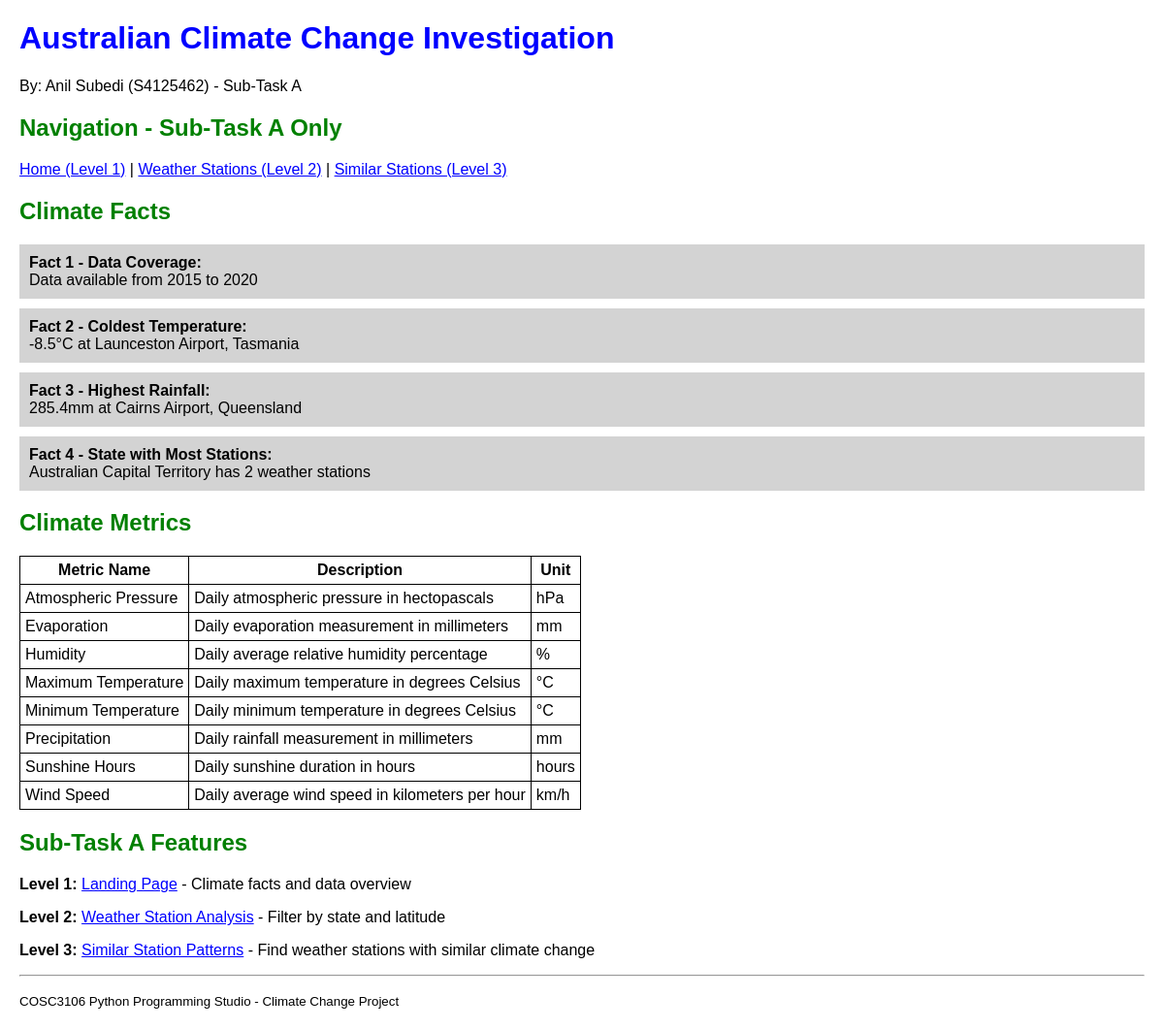
The page / on the database its author committed.
### tables this page shows
CREATE TABLE ClimateData (
    data_id INTEGER PRIMARY KEY AUTOINCREMENT,
    station_id INTEGER NOT NULL,
    metric_id INTEGER NOT NULL,
    date DATE NOT NULL,
    value DECIMAL(10,4),
    quality_flag VARCHAR(10) DEFAULT 'Y',
    FOREIGN KEY (station_id) REFERENCES WeatherStation(station_id),
    FOREIGN KEY (metric_id) REFERENCES ClimateMetric(metric_id)
);

CREATE TABLE WeatherStation (
    station_id INTEGER PRIMARY KEY,
    station_name VARCHAR(100) NOT NULL,
    latitude DECIMAL(8,6) NOT NULL,
    longitude DECIMAL(9,6) NOT NULL,
    state VARCHAR(50) NOT NULL,
    region VARCHAR(100),
    lga VARCHAR(100),
    elevation DECIMAL(6,2)
);

CREATE TABLE ClimateMetric (
    metric_id INTEGER PRIMARY KEY,
    metric_code VARCHAR(20) UNIQUE NOT NULL,
    metric_name VARCHAR(100) NOT NULL,
    description TEXT,
    unit VARCHAR(20)
);

### app.py (the view)
@app.route('/')
def landing_page():
    conn = get_db_connection()
    try:
        year_range = conn.execute('''
            SELECT MIN(dt.year) as first_year, MAX(dt.year) as last_year
            FROM DateTime dt
            JOIN ClimateData cd ON dt.date = cd.date
        ''').fetchone()
        lowest_temp = conn.execute('''
            SELECT ws.station_name, ws.state, cd.value as temperature
            FROM ClimateData cd
            JOIN WeatherStation ws ON cd.station_id = ws.station_id
            JOIN ClimateMetric cm ON cd.metric_id = cm.metric_id
            WHERE cm.metric_code = 'TMIN'
            ORDER BY cd.value ASC LIMIT 1
        ''').fetchone()
        highest_rainfall = conn.execute('''
            SELECT ws.station_name, ws.state, cd.value as rainfall
            FROM ClimateData cd
            JOIN WeatherStation ws ON cd.station_id = ws.station_id
            JOIN ClimateMetric cm ON cd.metric_id = cm.metric_id
            WHERE cm.metric_code = 'PRCP'
            ORDER BY cd.value DESC LIMIT 1
        ''').fetchone()
        most_stations = conn.execute('''
            SELECT state, COUNT(*) as station_count
            FROM WeatherStation GROUP BY state
            ORDER BY station_count DESC LIMIT 1
        ''').fetchone()
        attributes = conn.execute('''
            SELECT metric_name, description, unit FROM ClimateMetric
            ORDER BY metric_name
        ''').fetchall()
        conn.close()
        return render_template('landing.html',
                             year_range=year_range,
                             lowest_temp=lowest_temp,
                             highest_rainfall=highest_rainfall,
                             most_stations=most_stations,
                             attributes=attributes)
    except Exception as e:
        conn.close()
        return render_template('landing.html')

### app.py (called while the page is built)
def get_db_connection():
    conn = sqlite3.connect(DATABASE)
    conn.row_factory = sqlite3.Row
    return conn

### templates/landing.html (shortened to what this page needs)
<!DOCTYPE html>
<html>
<head>
</head>
<body>
    <h1>Australian Climate Change Investigation</h1>
    <p>By: Anil Subedi (S4125462) - Sub-Task A</p>
    <h2>Navigation - Sub-Task A Only</h2>
    <p>
        <a href="/">Home (Level 1)</a> |
        <a href="/weather-stations">Weather Stations (Level 2)</a> |
        <a href="/similar-stations">Similar Stations (Level 3)</a>
    </p>
    <h2>Climate Facts</h2>
    <div class="fact">
        <b>Fact 1 - Data Coverage:</b><br>
        {% if year_range %}
        Data available from {{ year_range.first_year }} to {{ year_range.last_year }}
        {% else %}
        Data available from 1970 to 2020 (50 years)
        {% endif %}
    </div>
    <div class="fact">
        <b>Fact 2 - Coldest Temperature:</b><br>
        {% if lowest_temp %}
        {{ lowest_temp.temperature }}°C at {{ lowest_temp.station_name }}, {{ lowest_temp.state }}
        {% else %}
        -2.5°C at Ballarat, Victoria
        {% endif %}
    </div>
    <div class="fact">
        <b>Fact 3 - Highest Rainfall:</b><br>
        {% if highest_rainfall %}
        {{ highest_rainfall.rainfall }}mm at {{ highest_rainfall.station_name }}, {{ highest_rainfall.state }}
        {% else %}
        156.8mm at Brisbane Airport, Queensland
        {% endif %}
    </div>
    <div class="fact">
        <b>Fact 4 - State with Most Stations:</b><br>
        {% if most_stations %}
        {{ most_stations.state }} has {{ most_stations.station_count }} weather stations
        {% else %}
        New South Wales has 3 weather stations
        {% endif %}
    </div>
    <h2>Climate Metrics</h2>
    <table>
        <tr>
            <th>Metric Name</th>
            <th>Description</th>
            <th>Unit</th>
        </tr>
        {% if attributes %}
        {% for attr in attributes %}
        <tr>
            <td>{{ attr.metric_name }}</td>
            <td>{{ attr.description }}</td>
            <td>{{ attr.unit }}</td>
        </tr>
        {% endfor %}
        {% endif %}
    </table>
    <h2>Sub-Task A Features</h2>
    <p><b>Level 1:</b> <a href="/">Landing Page</a> - Climate facts and data overview</p>
    <p><b>Level 2:</b> <a href="/weather-stations">Weather Station Analysis</a> - Filter by state and latitude</p>
    <p><b>Level 3:</b> <a href="/similar-stations">Similar Station Patterns</a> - Find weather stations with similar climate change</p>
    <hr>
    <p><small>COSC3106 Python Programming Studio - Climate Change Project</small></p>
</body>
</html>

### templates/landing.html (style rules this page uses)
body { font-family: Arial; margin: 20px; background-color: white; }
h1 { color: blue; }
h2 { color: green; }
table { border: 1px solid black; border-collapse: collapse; }
td, th { border: 1px solid black; padding: 5px; }
a { color: blue; }
.fact { background-color: lightgray; padding: 10px; margin: 10px 0; }

### rows shown on the page
ClimateData: temperature "-8.5"
WeatherStation: station_name "Launceston Airport", state "Tasmania"
ClimateData: rainfall "285.4"
WeatherStation: station_name "Cairns Airport", state "Queensland"
ClimateMetric: metric_name "Atmospheric Pressure", description "Daily atmospheric pressure in hectopascals", unit "hPa"
ClimateMetric: metric_name "Evaporation", description "Daily evaporation measurement in millimeters", unit "mm"
ClimateMetric: metric_name "Humidity", description "Daily average relative humidity percentage", unit "%"
ClimateMetric: metric_name "Maximum Temperature", description "Daily maximum temperature in degrees Celsius", unit "°C"
ClimateMetric: metric_name "Minimum Temperature", description "Daily minimum temperature in degrees Celsius", unit "°C"
ClimateMetric: metric_name "Precipitation", description "Daily rainfall measurement in millimeters", unit "mm"
ClimateMetric: metric_name "Sunshine Hours", description "Daily sunshine duration in hours", unit "hours"
ClimateMetric: metric_name "Wind Speed", description "Daily average wind speed in kilometers per hour", unit "km/h"

### other values the page prints
{{ year_range.first_year }} "2015"
{{ year_range.last_year }} "2020"
{{ most_stations.state }} "Australian Capital Territory"
{{ most_stations.station_count }} "2"
